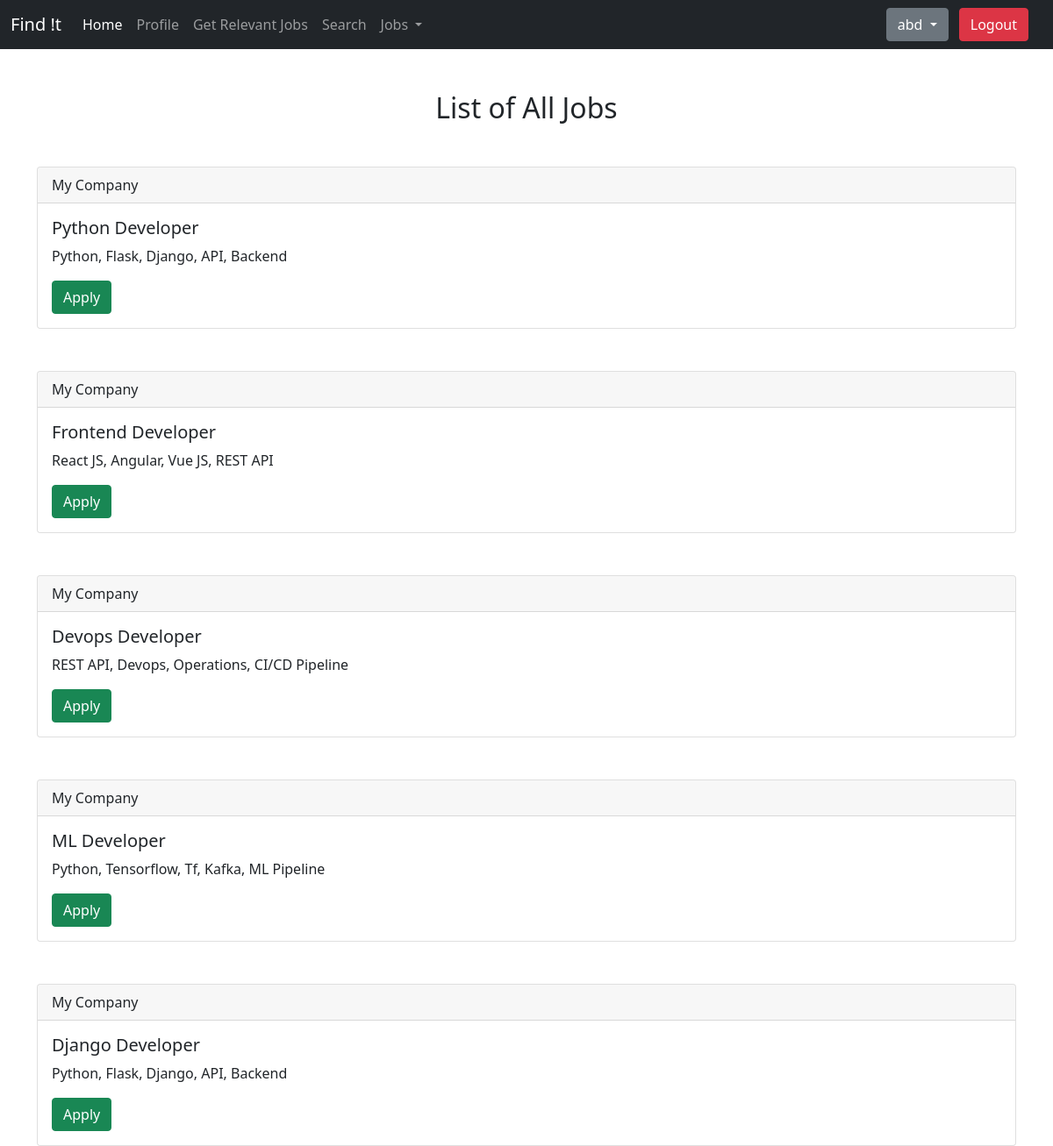
The page / (signed in) on the database its author committed.
### home/models.py (models this page shows, shortened)
class Job(models.Model):
    company_name = models.CharField(max_length=100, blank=True, null=True, default="My Company")
    title = models.CharField(max_length=100, blank=True, null=True, default="Developer")
    job_description = models.CharField(max_length=500, blank=True, null=True)
    tags = models.CharField(max_length=100, blank=True, null=True)

### home/views.py (the view)
# urls.py: path('', views.index, name='index'),
def index(request):
    all_jobs = Job.objects.all()
    data = {"all_jobs": all_jobs}
    return render(request, 'index.html', context=data)

### templates/index.html (shortened to what this page needs)
{% extends 'base.html' %}
{% block homeActive %}
active
{% endblock homeActive %}
{% block body %}
<div class="container mt-5">
	<h2 class="text-center"> List of All Jobs </h2>
    {% for i in all_jobs %}
        <div class="card mt-5">
            <div class="card-header">
                {{ i.company_name }}
            </div>
            <div class="card-body">
                <h5 class="card-title"> {{ i.title }} </h5>
                <p class="card-text"> {{ i.job_description }} </p>
                <a href="#" class="btn btn-success"> Apply </a>
            </div>
        </div>
        {% endfor %}
</div>
{% endblock body %}

### templates/base.html (shortened to what this page needs)
<!doctype html>
<html lang="en">
<head>
  <link href="https://cdn.jsdelivr.net/npm/bootstrap@5.0.1/dist/css/bootstrap.min.css" rel="stylesheet"
>
</head>
<body>
  <nav class="navbar navbar-expand-lg navbar-dark bg-dark">
    <div class="container-fluid">
      <a class="navbar-brand" href="/"> Find !t </a>
      <div class="collapse navbar-collapse" id="navbarSupportedContent">
        <ul class="navbar-nav me-auto mb-2 mb-lg-0">
          <li class="nav-item">
            <a class="nav-link {% block homeActive %}{% endblock homeActive %}" href="/">Home</a>
          </li>
          {% if user.is_authenticated %}
          <li class="nav-item">
            <a class="nav-link {% block profileActive %}{% endblock profileActive %}" href="{% url 'profile' %}">Profile</a>
          </li>
          <li class="nav-item">
            <a class="nav-link {% block relevantActive %}{% endblock relevantActive %}" href="{% url 'relevant' %}">Get Relevant Jobs</a>
          </li>
          <li class="nav-item">
            <a class="nav-link {% block searchActive %}{% endblock searchActive %}" href="/search?query">Search</a>
          </li>
          <li class="nav-item dropdown">
            <a class="nav-link dropdown-toggle" href="#" id="navbarDropdown" role="button" data-toggle="dropdown" aria-haspopup="true" aria-expanded="false">
              Jobs
            </a>
          </li>
          {% endif %}
        </ul>
        {% if user.is_authenticated %}
        <div class="dropdown mx-2">
          <button class="btn btn-secondary dropdown-toggle" type="button" id="user-details" data-bs-toggle="dropdown"
            aria-expanded="false">
            {{user.username}}
          </button>
          <a href="/logout" class="btn btn-danger mx-2"> Logout</a>
        </div>
        {% endif %}
      </div>
    </div>
  </nav>
  {% block body %}
  {% endblock body %}
</body>
</html>

### rows shown on the page
Job: company_name "My Company", title "Python Developer", job_description "Python, Flask, Django, API, Backend"
Job: company_name "My Company", title "Frontend Developer", job_description "React JS, Angular, Vue JS, REST API"
Job: company_name "My Company", title "Devops Developer", job_description "REST API, Devops, Operations, CI/CD Pipeline"
Job: company_name "My Company", title "ML Developer", job_description "Python, Tensorflow, Tf, Kafka, ML Pipeline"
Job: company_name "My Company", title "Django Developer", job_description "Python, Flask, Django, API, Backend"

### other values the page prints
{{ user.username }} "abd"
